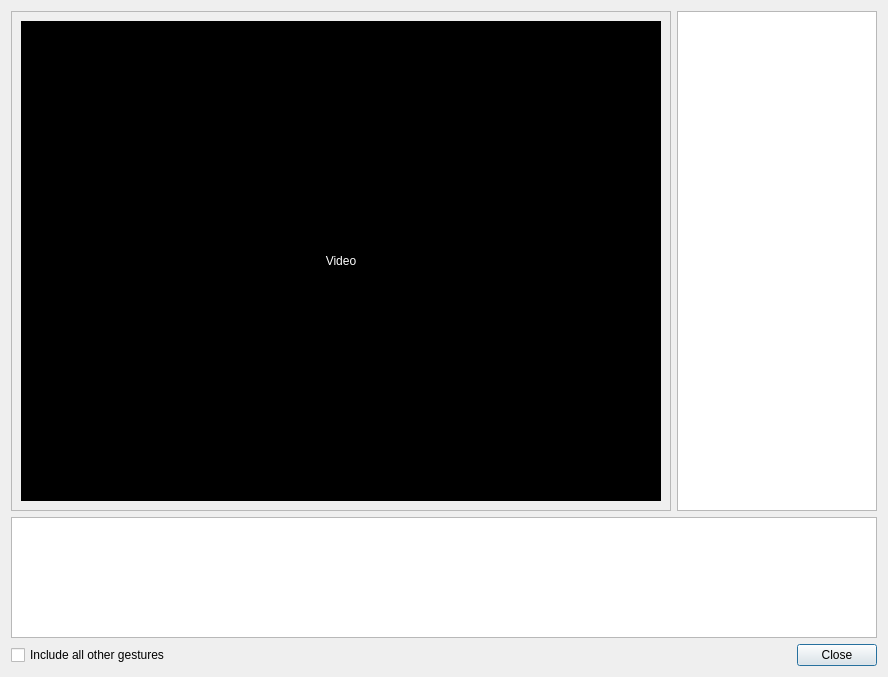
<?xml version="1.0" encoding="UTF-8"?>
<ui version="4.0">
 <class>Gecon::GestureTestDialog</class>
 <widget class="QDialog" name="Gecon::GestureTestDialog">
  <property name="geometry">
   <rect>
    <x>0</x>
    <y>0</y>
    <width>884</width>
    <height>677</height>
   </rect>
  </property>
  <property name="windowTitle">
   <string>Dialog</string>
  </property>
  <layout class="QVBoxLayout" name="verticalLayout">
   <item>
    <widget class="QWidget" name="widget_2" native="true">
     <layout class="QHBoxLayout" name="horizontalLayout_2">
      <property name="margin">
       <number>0</number>
      </property>
      <item>
       <widget class="QFrame" name="frame">
        <property name="frameShape">
         <enum>QFrame::StyledPanel</enum>
        </property>
        <layout class="QVBoxLayout" name="verticalLayout_4" stretch="0">
         <property name="margin">
          <number>9</number>
         </property>
         <item>
          <widget class="QWidget" name="video" native="true">
           <layout class="QVBoxLayout" name="verticalLayout_2">
            <property name="spacing">
             <number>0</number>
            </property>
            <property name="margin">
             <number>0</number>
            </property>
            <item>
             <widget class="ImageDisplay" name="display">
              <property name="sizePolicy">
               <sizepolicy hsizetype="Fixed" vsizetype="Fixed">
                <horstretch>0</horstretch>
                <verstretch>0</verstretch>
               </sizepolicy>
              </property>
              <property name="minimumSize">
               <size>
                <width>640</width>
                <height>480</height>
               </size>
              </property>
              <property name="maximumSize">
               <size>
                <width>640</width>
                <height>480</height>
               </size>
              </property>
              <property name="palette">
               <palette>
                <active>
                 <colorrole role="WindowText">
                  <brush brushstyle="SolidPattern">
                   <color alpha="255">
                    <red>255</red>
                    <green>255</green>
                    <blue>255</blue>
                   </color>
                  </brush>
                 </colorrole>
                 <colorrole role="Text">
                  <brush brushstyle="SolidPattern">
                   <color alpha="255">
                    <red>255</red>
                    <green>255</green>
                    <blue>255</blue>
                   </color>
                  </brush>
                 </colorrole>
                 <colorrole role="ButtonText">
                  <brush brushstyle="SolidPattern">
                   <color alpha="255">
                    <red>255</red>
                    <green>255</green>
                    <blue>255</blue>
                   </color>
                  </brush>
                 </colorrole>
                 <colorrole role="Base">
                  <brush brushstyle="SolidPattern">
                   <color alpha="255">
                    <red>255</red>
                    <green>255</green>
                    <blue>255</blue>
                   </color>
                  </brush>
                 </colorrole>
                 <colorrole role="Window">
                  <brush brushstyle="SolidPattern">
                   <color alpha="255">
                    <red>0</red>
                    <green>0</green>
                    <blue>0</blue>
                   </color>
                  </brush>
                 </colorrole>
                 <colorrole role="HighlightedText">
                  <brush brushstyle="SolidPattern">
                   <color alpha="255">
                    <red>255</red>
                    <green>255</green>
                    <blue>255</blue>
                   </color>
                  </brush>
                 </colorrole>
                </active>
                <inactive>
                 <colorrole role="WindowText">
                  <brush brushstyle="SolidPattern">
                   <color alpha="255">
                    <red>255</red>
                    <green>255</green>
                    <blue>255</blue>
                   </color>
                  </brush>
                 </colorrole>
                 <colorrole role="Text">
                  <brush brushstyle="SolidPattern">
                   <color alpha="255">
                    <red>255</red>
                    <green>255</green>
                    <blue>255</blue>
                   </color>
                  </brush>
                 </colorrole>
                 <colorrole role="ButtonText">
                  <brush brushstyle="SolidPattern">
                   <color alpha="255">
                    <red>255</red>
                    <green>255</green>
                    <blue>255</blue>
                   </color>
                  </brush>
                 </colorrole>
                 <colorrole role="Base">
                  <brush brushstyle="SolidPattern">
                   <color alpha="255">
                    <red>255</red>
                    <green>255</green>
                    <blue>255</blue>
                   </color>
                  </brush>
                 </colorrole>
                 <colorrole role="Window">
                  <brush brushstyle="SolidPattern">
                   <color alpha="255">
                    <red>0</red>
                    <green>0</green>
                    <blue>0</blue>
                   </color>
                  </brush>
                 </colorrole>
                 <colorrole role="HighlightedText">
                  <brush brushstyle="SolidPattern">
                   <color alpha="255">
                    <red>255</red>
                    <green>255</green>
                    <blue>255</blue>
                   </color>
                  </brush>
                 </colorrole>
                </inactive>
                <disabled>
                 <colorrole role="WindowText">
                  <brush brushstyle="SolidPattern">
                   <color alpha="255">
                    <red>142</red>
                    <green>142</green>
                    <blue>142</blue>
                   </color>
                  </brush>
                 </colorrole>
                 <colorrole role="Text">
                  <brush brushstyle="SolidPattern">
                   <color alpha="255">
                    <red>142</red>
                    <green>142</green>
                    <blue>142</blue>
                   </color>
                  </brush>
                 </colorrole>
                 <colorrole role="ButtonText">
                  <brush brushstyle="SolidPattern">
                   <color alpha="255">
                    <red>142</red>
                    <green>142</green>
                    <blue>142</blue>
                   </color>
                  </brush>
                 </colorrole>
                 <colorrole role="Base">
                  <brush brushstyle="SolidPattern">
                   <color alpha="255">
                    <red>0</red>
                    <green>0</green>
                    <blue>0</blue>
                   </color>
                  </brush>
                 </colorrole>
                 <colorrole role="Window">
                  <brush brushstyle="SolidPattern">
                   <color alpha="255">
                    <red>0</red>
                    <green>0</green>
                    <blue>0</blue>
                   </color>
                  </brush>
                 </colorrole>
                 <colorrole role="HighlightedText">
                  <brush brushstyle="SolidPattern">
                   <color alpha="255">
                    <red>255</red>
                    <green>255</green>
                    <blue>255</blue>
                   </color>
                  </brush>
                 </colorrole>
                </disabled>
               </palette>
              </property>
              <property name="autoFillBackground">
               <bool>true</bool>
              </property>
              <property name="text">
               <string>Video</string>
              </property>
              <property name="alignment">
               <set>Qt::AlignCenter</set>
              </property>
             </widget>
            </item>
           </layout>
          </widget>
         </item>
        </layout>
       </widget>
      </item>
      <item>
       <widget class="QTreeView" name="objectsStates">
        <property name="minimumSize">
         <size>
          <width>200</width>
          <height>0</height>
         </size>
        </property>
        <property name="selectionMode">
         <enum>QAbstractItemView::NoSelection</enum>
        </property>
        <property name="indentation">
         <number>20</number>
        </property>
        <property name="rootIsDecorated">
         <bool>false</bool>
        </property>
        <property name="itemsExpandable">
         <bool>false</bool>
        </property>
        <property name="headerHidden">
         <bool>true</bool>
        </property>
        <property name="expandsOnDoubleClick">
         <bool>false</bool>
        </property>
        <attribute name="headerDefaultSectionSize">
         <number>100</number>
        </attribute>
       </widget>
      </item>
     </layout>
    </widget>
   </item>
   <item>
    <widget class="QTextEdit" name="eventLog">
     <property name="minimumSize">
      <size>
       <width>0</width>
       <height>120</height>
      </size>
     </property>
     <property name="font">
      <font>
       <pointsize>9</pointsize>
      </font>
     </property>
     <property name="readOnly">
      <bool>true</bool>
     </property>
     <property name="html">
      <string>&lt;!DOCTYPE HTML PUBLIC &quot;-//W3C//DTD HTML 4.0//EN&quot; &quot;http://www.w3.org/TR/REC-html40/strict.dtd&quot;&gt;
&lt;html&gt;&lt;head&gt;&lt;meta name=&quot;qrichtext&quot; content=&quot;1&quot; /&gt;&lt;style type=&quot;text/css&quot;&gt;
p, li { white-space: pre-wrap; }
&lt;/style&gt;&lt;/head&gt;&lt;body style=&quot; font-family:'Helvetica'; font-size:9pt; font-weight:400; font-style:normal;&quot;&gt;
&lt;p style=&quot;-qt-paragraph-type:empty; margin-top:0px; margin-bottom:0px; margin-left:0px; margin-right:0px; -qt-block-indent:0; text-indent:0px;&quot;&gt;&lt;br /&gt;&lt;/p&gt;&lt;/body&gt;&lt;/html&gt;</string>
     </property>
    </widget>
   </item>
   <item>
    <widget class="QWidget" name="widget" native="true">
     <layout class="QHBoxLayout" name="horizontalLayout">
      <property name="margin">
       <number>0</number>
      </property>
      <item>
       <widget class="QCheckBox" name="includeCheckBox">
        <property name="text">
         <string>Include all other gestures</string>
        </property>
       </widget>
      </item>
      <item>
       <widget class="QDialogButtonBox" name="buttonBox">
        <property name="orientation">
         <enum>Qt::Horizontal</enum>
        </property>
        <property name="standardButtons">
         <set>QDialogButtonBox::Close</set>
        </property>
       </widget>
      </item>
     </layout>
    </widget>
   </item>
  </layout>
 </widget>
 <customwidgets>
  <customwidget>
   <class>ImageDisplay</class>
   <extends>QLabel</extends>
   <header>ImageDisplay.hpp</header>
  </customwidget>
 </customwidgets>
 <resources/>
 <connections/>
</ui>
